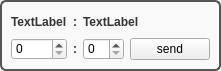
<?xml version="1.0" encoding="UTF-8"?>
<ui version="4.0">
 <class>KoMatch</class>
 <widget class="QWidget" name="KoMatch">
  <property name="geometry">
   <rect>
    <x>0</x>
    <y>0</y>
    <width>189</width>
    <height>71</height>
   </rect>
  </property>
  <property name="windowTitle">
   <string>Form</string>
  </property>
  <property name="styleSheet">
   <string notr="true">/* Der Hash # sorgt dafür, dass NUR das Haupt-Widget den Rahmen bekommt */
#KoMatch {
    border: 2px solid #555555;       /* Grauer Rahmen */
    border-radius: 6px;              /* Abgerundete Ecken */
    background-color: #f9f9f9;       /* Leicht grauer Hintergrund */
}

/* Hover-Effekt für das gesamte Match-Widget */
#KoMatch:hover {
    border-color: #0078d4;           /* Rahmen wird bei Mauskontakt blau */
}

/* Optionale Formatierung für Labels, die INSIDE des Widgets liegen */
QLabel {
    color: #333333;                  /* Dunkle Textfarbe für alle Labels */
    font-weight: bold;
}</string>
  </property>
  <layout class="QGridLayout" name="gridLayout_2">
   <item row="0" column="0">
    <layout class="QGridLayout" name="gridLayout">
     <item row="0" column="1">
      <widget class="QLabel" name="label_2">
       <property name="text">
        <string>:</string>
       </property>
      </widget>
     </item>
     <item row="0" column="0">
      <widget class="QLabel" name="t1name">
       <property name="text">
        <string>TextLabel</string>
       </property>
      </widget>
     </item>
     <item row="0" column="2" colspan="2">
      <widget class="QLabel" name="t2name">
       <property name="text">
        <string>TextLabel</string>
       </property>
      </widget>
     </item>
     <item row="1" column="0">
      <widget class="QSpinBox" name="t1score"/>
     </item>
     <item row="1" column="1">
      <widget class="QLabel" name="label_3">
       <property name="text">
        <string>:</string>
       </property>
      </widget>
     </item>
     <item row="1" column="2">
      <widget class="QSpinBox" name="t2score"/>
     </item>
     <item row="1" column="3">
      <widget class="QPushButton" name="pushButton">
       <property name="text">
        <string>send</string>
       </property>
      </widget>
     </item>
    </layout>
   </item>
  </layout>
 </widget>
 <resources/>
 <connections/>
</ui>
